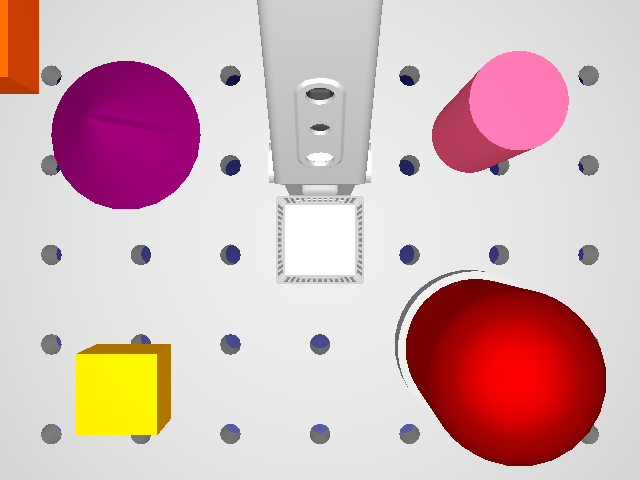
#> input picture images/robodk_snapshot.png, 640 x 480 px
$ python task-b2.py
#> lines starting #> are read from the running program, lines starting #| are printed output that depends on the picture
import cv2
from datetime import date

# 1. Opening the snapshot image
img = cv2.imread('images/robodk_snapshot.png')
#> img is the input picture: shape (480, 640, 3); mean B, G, R 183.1, 181.4, 212.4

if img is None:
    print("Error: Could not find images/robodk_snapshot.png")
else:
    # 2. Printing image shape information (height x width, channels)
    h, w, c = img.shape
#> h = 480; w = 640; c = 3
    print(f"Image Shape: {h} x {w}, Channels: {c}")
#| Image Shape: 480 x 640, Channels: 3

    # 3. Annotating two parts with shapes and names

    # Object 1: Yellow Cube (Cube 1)

    cv2.rectangle(img, (70, 345), (180, 435), (255, 0, 0), 2) # Blue rectangle
    cv2.putText(img, 'Cube 1', (70, 335),
                cv2.FONT_HERSHEY_SIMPLEX, 0.7, (255, 0, 0), 2)

    # Object 2: Pink Cylinder (Cylinder 1)

    cv2.circle(img, (510, 110), 95, (0, 0, 255), 2) # Red circle
    cv2.putText(img, 'Cylinder 1', (430, 230),
                cv2.FONT_HERSHEY_SIMPLEX, 0.7, (0, 0, 255), 2)

    # 4. Name and date at the top
    today = date.today().strftime("%Y-%m-%d")
    header_text = f"Sasvi {today}"
    cv2.putText(img, header_text, (20, 50),
                cv2.FONT_HERSHEY_SIMPLEX, 1.2, (0, 0, 0), 3)
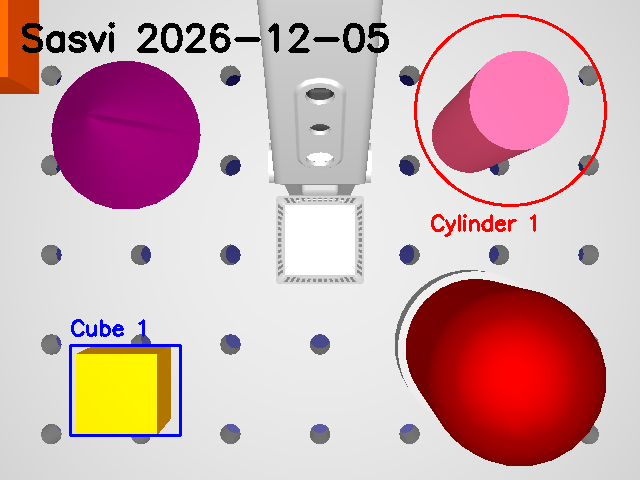
#> img: shape (480, 640, 3); mean B, G, R 179, 175.8, 208.7

    # 5. Showing and saving the result
    cv2.imshow('Task B2 - Final Annotated Snapshot', img)
    cv2.imwrite('images/task-b2-result.png', img)
    print("Annotated image saved as task-b2-result.png")

    cv2.waitKey(0)
    cv2.destroyAllWindows()
